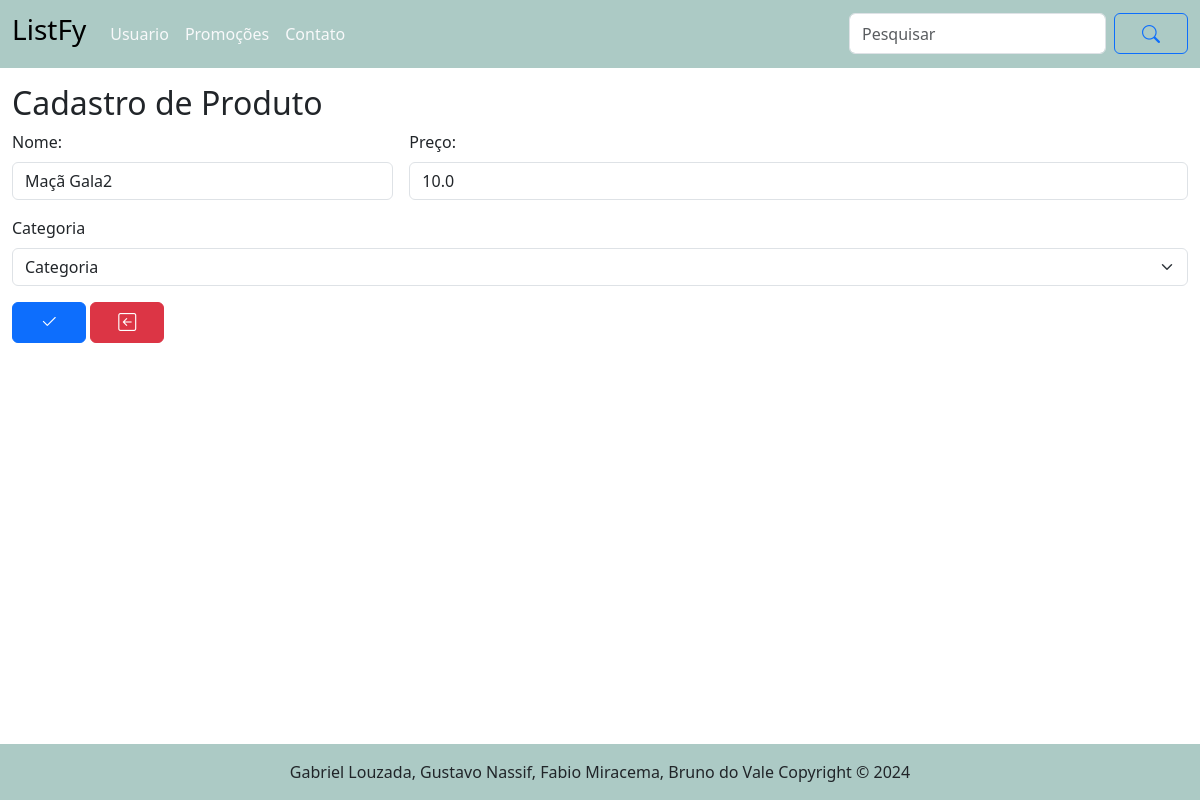
Page /produto/alterar_produto/1 on the earlier database version.
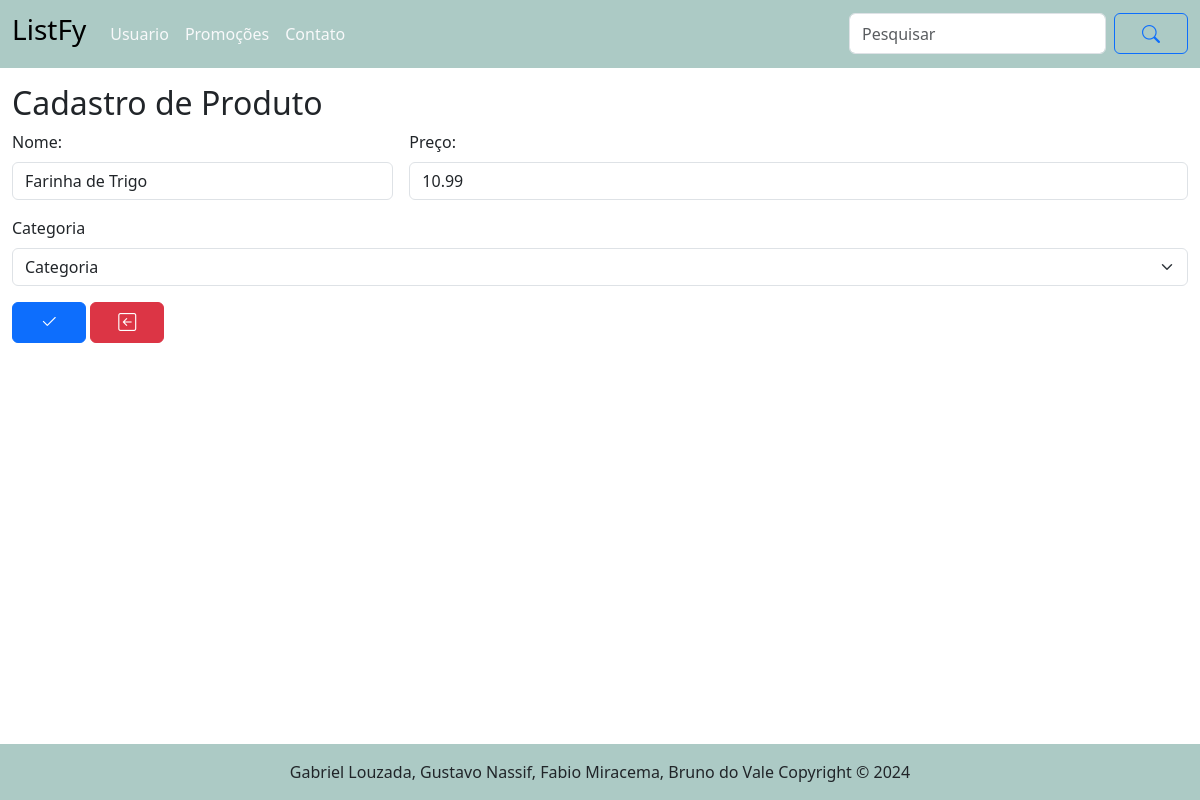
Same page on the later database version.
### tables this page shows
CREATE TABLE "produto" (
	"id_produto"	INTEGER,
	"nome_produto"	TEXT NOT NULL,
	"id_categoria"	INTEGER NOT NULL,
	"valor_produto"	REAL NOT NULL,
	PRIMARY KEY("id_produto" AUTOINCREMENT),
	FOREIGN KEY("id_categoria") REFERENCES "categoria"("id_categoria")
);

### routes/produto_routes.py (the view)
@router.get("/alterar_produto/{id:int}",)
async def get_alterar_produto(request: Request, id: int=0):
    produto = obter_um_produto(id)
    categoria = obter_todas_categorias()
    return templates.TemplateResponse("/produto/alterar_produto.html",{"request":request, "produto":produto, "categoria":categoria})

### templates/produto/alterar_produto.html (shortened to what this page needs)
{% extends "base.html" %}
{% block conteudo %}
<main class="container-fluid">
    <h2 class="mt-3">Cadastro de Produto</h2>
    <form class="row g-3 needs-validation" method="post" action="/produto/post_alterar_produto" novalidate>
        <div class="col-md-4">
            <label for="produto.nome_produto" class="form-label">Nome:</label>
            <input type="text" name="nome_produto" class="form-control" id="produto.nome_produto" value="{{ produto.nome_produto }}" required>
        </div>
        <div class="col-md-8">
            <label for="produto.valor_produto" class="form-label">Preço:</label>
            <input type="text" name="valor_produto" class="form-control" id="produto.valor_produto" value="{{ produto.valor_produto }}" required>
        </div>
        <div class="col-md-12">
          <label for="id_categoria" class="form-label">Categoria</label>
          <select class="form-select" id="id_categoria" name="id_categoria" required>
            <option value="">Categoria</option>
          </select>
        </div>
        <div class="col-12">
          <button class="btn btn-primary" type="submit"><i class="bi bi-check2"></i></button>
          <a href="/lista" class="btn btn-danger"><i class="bi bi-arrow-left-square"></i></a>
        </div>
    </form>
</main>
{% endblock %}

Differences in the rows shown:
changed produto: nome_produto "Maçã Gala2" → "Farinha de Trigo"; valor_produto "10.0" → "10.99"
